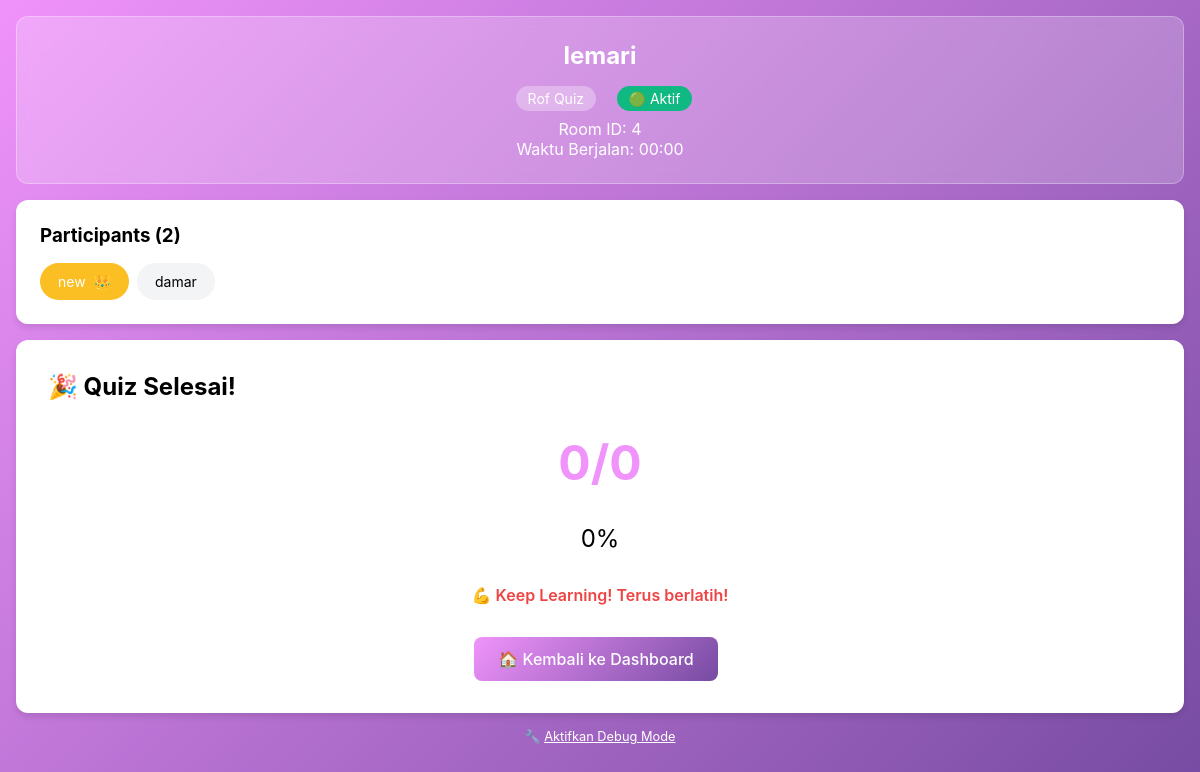
/pages/live_quiz.php?session_id=4 (signed in), run on the app's committed database.
### tables this page shows
CREATE TABLE `quiz_sessions` (
  `session_id` bigint unsigned NOT NULL AUTO_INCREMENT,
  `quiz_id` bigint unsigned NOT NULL,
  `session_name` varchar(100) NOT NULL,
  `room_code` varchar(6) DEFAULT NULL,
  `start_time` timestamp NULL DEFAULT NULL,
  `end_time` timestamp NULL DEFAULT NULL,
  `is_live_room` tinyint(1) DEFAULT '0',
  `room_status` enum('waiting','active','ended','cancelled') NOT NULL DEFAULT 'waiting',
  `created_by` bigint unsigned DEFAULT NULL,
  PRIMARY KEY (`session_id`),
  UNIQUE KEY `room_code` (`room_code`),
  KEY `quiz_id` (`quiz_id`),
  KEY `created_by` (`created_by`),
  CONSTRAINT `quiz_sessions_ibfk_1` FOREIGN KEY (`quiz_id`) REFERENCES `quizzes` (`quiz_id`) ON DELETE CASCADE,
  CONSTRAINT `quiz_sessions_ibfk_2` FOREIGN KEY (`created_by`) REFERENCES `users` (`user_id`) ON DELETE SET NULL
);

CREATE TABLE `quizzes` (
  `quiz_id` bigint unsigned NOT NULL AUTO_INCREMENT,
  `title` varchar(100) NOT NULL,
  `description` text,
  `quiz_type` enum('normal','decision_maker','rof') NOT NULL,
  `created_by` bigint unsigned NOT NULL,
  `created_at` timestamp NULL DEFAULT CURRENT_TIMESTAMP,
  PRIMARY KEY (`quiz_id`),
  KEY `created_by` (`created_by`),
  CONSTRAINT `quizzes_ibfk_1` FOREIGN KEY (`created_by`) REFERENCES `users` (`user_id`) ON DELETE CASCADE
);

CREATE TABLE `participants` (
  `participant_id` bigint unsigned NOT NULL AUTO_INCREMENT,
  `session_id` bigint unsigned NOT NULL,
  `user_id` bigint unsigned DEFAULT NULL,
  `is_guest` tinyint(1) DEFAULT '0',
  `guest_name` varchar(100) DEFAULT NULL,
  `is_host` tinyint(1) DEFAULT '0',
  `connection_status` enum('connected','disconnected') DEFAULT 'connected',
  `join_time` timestamp NULL DEFAULT CURRENT_TIMESTAMP,
  PRIMARY KEY (`participant_id`),
  KEY `session_id` (`session_id`),
  KEY `user_id` (`user_id`),
  CONSTRAINT `participants_ibfk_1` FOREIGN KEY (`session_id`) REFERENCES `quiz_sessions` (`session_id`) ON DELETE CASCADE,
  CONSTRAINT `participants_ibfk_2` FOREIGN KEY (`user_id`) REFERENCES `users` (`user_id`) ON DELETE CASCADE
);

CREATE TABLE `users` (
  `user_id` bigint unsigned NOT NULL AUTO_INCREMENT,
  `username` varchar(50) NOT NULL,
  `password_hash` text NOT NULL,
  `email` varchar(100) DEFAULT NULL,
  `role` enum('admin','participant') DEFAULT 'participant',
  `created_at` timestamp NULL DEFAULT CURRENT_TIMESTAMP,
  `last_login` timestamp NULL DEFAULT NULL,
  `last_logout` timestamp NULL DEFAULT NULL,
  `last_login_ip` varchar(45) DEFAULT NULL,
  `session_count` int DEFAULT '0',
  PRIMARY KEY (`user_id`),
  UNIQUE KEY `username` (`username`)
);

### assets/php/live_room_handler.php (called while the page is built, shortened)
<?php
class LiveRoomHandler {
    private $koneksi;
    public function __construct($koneksi) {
        $this->koneksi = $koneksi;
    }
    public function getParticipants($session_id) {
        $query = "
            SELECT
                p.participant_id,
                p.user_id,
                p.is_guest,
                p.guest_name,
                p.is_host,
                p.connection_status,
                p.join_time,
                u.username as registered_username
            FROM participants p
            LEFT JOIN users u ON p.user_id = u.user_id
            WHERE p.session_id = ? AND p.connection_status = 'connected'
            ORDER BY p.is_host DESC, p.join_time ASC
        ";
        $stmt = $this->koneksi->prepare($query);
        $stmt->bind_param("i", $session_id);
        $stmt->execute();
        $result = $stmt->get_result();
        $participants = [];
        $seen_users = [];
        while ($row = $result->fetch_assoc()) {
            $unique_key = $row['user_id'] ? 'user_' . $row['user_id'] : 'guest_' . $row['guest_name'];
            if (isset($seen_users[$unique_key])) {
                continue;
            }
            $seen_users[$unique_key] = true;
            $display_name = '';
            if ($row['is_guest'] == 1) {
                $display_name = $row['guest_name'] ?: 'Guest User';
            } else {
                $display_name = $row['registered_username'] ?: 'Unknown User';
            }
            $participants[] = [
                'participant_id' => $row['participant_id'],
                'user_id' => $row['user_id'],
                'display_name' => $display_name,
                'is_host' => (bool)$row['is_host'],
                'is_guest' => (bool)$row['is_guest'],
                'connection_status' => $row['connection_status'],
                'join_time' => $row['join_time']
            ];
        }
        return $participants;
    }
    public function isUserHost($session_id, $user_id) {
        $query = "
            SELECT qs.created_by, p.is_host
            FROM quiz_sessions qs
            LEFT JOIN participants p ON qs.session_id = p.session_id AND p.user_id = ? AND p.connection_status = 'connected'
            WHERE qs.session_id = ?
        ";
        $stmt = $this->koneksi->prepare($query);
        $stmt->bind_param("ii", $user_id, $session_id);
        $stmt->execute();
        $result = $stmt->get_result();
        $row = $result->fetch_assoc();
        return ($row['created_by'] == $user_id || $row['is_host'] == 1);
    }
}
?>

### pages/live_quiz.php (the view, shortened to what this page needs)
<?php
require_once '../assets/php/koneksi_db.php';
require_once '../assets/php/live_room_handler.php';
$roomHandler = new LiveRoomHandler($koneksi);
$session_id = isset($_GET['session_id']) ? intval($_GET['session_id']) : (isset($_SESSION['session_id']) ? $_SESSION['session_id'] : null);
$current_user_id = isset($_SESSION['user_id']) ? $_SESSION['user_id'] : null;
$guest_name = isset($_SESSION['guest_name']) ? $_SESSION['guest_name'] : null;
$stmt = $koneksi->prepare("
    SELECT qs.*, q.quiz_type, q.title, q.quiz_id
    FROM quiz_sessions qs
    JOIN quizzes q ON qs.quiz_id = q.quiz_id
    WHERE qs.session_id = ?
");
$stmt->bind_param("i", $session_id);
$stmt->execute();
$result = $stmt->get_result();
$session_data = $result->fetch_assoc();
$quiz_type = $session_data['quiz_type'];
$quiz_title = $session_data['title'];
$quiz_id = $session_data['quiz_id'];
$quiz_status = $session_data['room_status'];
if (!$_SESSION['participant_id']) {
    if ($current_user_id) {
        $stmt = $koneksi->prepare("SELECT participant_id FROM participants WHERE session_id = ? AND user_id = ? AND connection_status = 'connected'");
        $stmt->bind_param("ii", $session_id, $current_user_id);
        $stmt->execute();
    } else if ($guest_name) {
        debugLog("Attempting to join as guest", ['guest_name' => $guest_name]);
        $stmt = $koneksi->prepare("SELECT participant_id FROM participants WHERE session_id = ? AND guest_name = ? AND connection_status = 'connected'");
        if (!$stmt) {
            debugLog("Database prepare error for guest check", $koneksi->error);
            die("Database error: " . $koneksi->error);
        }
        $stmt->bind_param("is", $session_id, $guest_name);
        $stmt->execute();
        $result = $stmt->get_result();
        if ($row = $result->fetch_assoc()) {
            $_SESSION['participant_id'] = $row['participant_id'];
            debugLog("Found existing guest participant", ['participant_id' => $_SESSION['participant_id']]);
        } else {
            debugLog("Creating new guest participant");
            $participant_id = $roomHandler->addParticipant($session_id, null, $guest_name, false);
            if ($participant_id) {
                $_SESSION['participant_id'] = $participant_id;
                debugLog("Successfully created guest participant", ['participant_id' => $participant_id]);
            } else {
                debugLog("FAILED to create guest participant", [
                    'session_id' => $session_id,
                    'guest_name' => $guest_name
                ]);
                die("Gagal bergabung ke room. <a href='../pages/join_room.php?session_id=" . $session_id . "'>Coba lagi</a>");
            }
        }
        $stmt->close();
    } else {
        debugLog("No user_id or guest_name - redirecting to join");
        die("Anda belum login atau join sebagai guest. <a href='../pages/join_room.php?session_id=" . $session_id . "'>Join Room</a>");
    }
} else {
    debugLog("Participant ID already exists", ['participant_id' => $_SESSION['participant_id']]);
}
$is_host = $roomHandler->isUserHost($session_id, $current_user_id);
if ($_SERVER['REQUEST_METHOD'] !== 'POST') {
    $stmt = $koneksi->prepare("SELECT room_status FROM quiz_sessions WHERE session_id = ?");
    $stmt->bind_param("i", $session_id);
    $stmt->execute();
    $result = $stmt->get_result();
    $row = $result->fetch_assoc();
    $quiz_status = $row['room_status'];
}
if ($quiz_type === 'rof') {
    $stmt = $koneksi->prepare("SELECT COUNT(*) as total FROM rof_questions WHERE rof_quiz_id = ?");
    $stmt->bind_param("i", $quiz_id);
} elseif ($quiz_type === 'decision_maker') {
    $stmt = $koneksi->prepare("SELECT COUNT(*) as total FROM decision_maker_questions WHERE quiz_id = ?");
    $stmt->bind_param("i", $quiz_id);
} else {
    $stmt = $koneksi->prepare("SELECT COUNT(*) as total FROM questions WHERE quiz_id = ?");
    $stmt->bind_param("i", $quiz_id);
}
$stmt->execute();
$result = $stmt->get_result();
$row = $result->fetch_assoc();
$total_questions = $row['total'];
$quiz_completed = false;
if (!$is_host) {
    $quiz_completed = $_SESSION['current_question'] > $total_questions;
}
$participants = $roomHandler->getParticipants($session_id);
$time_elapsed = 0;
if (isset($_SESSION['start_time'])) {
    $time_elapsed = time() - $_SESSION['start_time'];
}
function formatTime($seconds) {
    $minutes = floor($seconds / 60);
    $remainingSeconds = $seconds % 60;
    return sprintf('%02d:%02d', $minutes, $remainingSeconds);
}
?>
<!DOCTYPE html>
<html lang="id">
<head>
</head>
<body>
    <div class="container">
        <div class="room-info">
            <h1><?= htmlspecialchars($quiz_title) ?></h1>
            <span class="quiz-type-badge"><?= ucfirst(str_replace('_', ' ', $quiz_type)) ?> Quiz</span>
            <span class="status-badge status-<?= $quiz_status ?>">
                <?= $quiz_status === 'waiting' ? '⏳ Menunggu' : ($quiz_status === 'active' ? '🟢 Aktif' : '🔴 Selesai') ?>
            </span>
            <p>Room ID: <?= $session_id ?></p>
            <?php if (isset($_SESSION['start_time'])): ?>
                <p>Waktu Berjalan: <span id="timer"><?= formatTime($time_elapsed) ?></span></p>
            <?php endif; ?>
        </div>
        <div class="participants-panel">
            <h3>Participants (<?= count($participants) ?>)</h3>
            <div class="participant-list">
                <?php foreach ($participants as $participant): ?>
                    <div class="participant-badge <?= $participant['is_host'] ? 'host' : '' ?> <?= ($participant['user_id'] == $current_user_id || ($participant['is_guest'] && $participant['display_name'] == $guest_name)) ? 'current-user' : '' ?>">
                        <?= htmlspecialchars($participant['display_name']) ?>
                        <?php if ($participant['is_host']): ?>
                            <span style="margin-left: 0.25rem;">👑</span>
                        <?php endif; ?>
                    </div>
                <?php endforeach; ?>
            </div>
        </div>
        <?php if ($quiz_completed && !$is_host): ?>
            <div class="quiz-completed">
                <h2>🎉 Quiz Selesai!</h2>
                <div style="text-align: center; margin: 2rem 0;">
                    <div class="final-score">
                        <?= $_SESSION['score'] ?>/<?= $total_questions ?>
                    </div>
                    <div style="font-size: 1.5rem; margin-top: 0.5rem;">
                        <?= $total_questions > 0 ? round(($_SESSION['score'] / $total_questions) * 100, 1) : 0 ?>%
                    </div>
                </div>
                <div style="text-align: center; margin-top: 2rem;">
                    <?php
                    $percentage = $total_questions > 0 ? ($_SESSION['score'] / $total_questions) * 100 : 0;
                    if ($percentage >= 80) {
                        echo "<p style='color: #10b981; font-weight: 600;'>🌟 Excellent! Skor yang sangat baik!</p>";
                    } elseif ($percentage >= 60) {
                        echo "<p style='color: #f59e0b; font-weight: 600;'>👍 Good! Skor yang cukup baik!</p>";
                    } else {
                        echo "<p style='color: #ef4444; font-weight: 600;'>💪 Keep Learning! Terus berlatih!</p>";
                    }
                    ?>
                </div>
                <div style="margin-top: 2rem; text-align: center;">
                    <a href="dashboard.php" class="btn">
                        🏠 Kembali ke Dashboard
                    </a>
                </div>
            </div>
        <?php endif; ?>
        <?php if (isset($_GET['debug']) && $_GET['debug'] == '1'): ?>
            <div style="text-align: center; margin-top: 1rem; color: rgba(255, 255, 255, 0.8); font-size: 0.8em;">
                💡 Debug mode aktif - <a href="?session_id=<?= $session_id ?>" style="color: white;">Nonaktifkan Debug</a>
            </div>
        <?php else: ?>
            <div style="text-align: center; margin-top: 1rem; color: rgba(255, 255, 255, 0.8); font-size: 0.8em;">
                🔧 <a href="?session_id=<?= $session_id ?>&debug=1" style="color: white;">Aktifkan Debug Mode</a>
            </div>
        <?php endif; ?>
    </div>
</body>
</html>

### data on the page
quiz_sessions: quiz.title "lemari", quiz.quiz_type "Rof"
participants: user.username "new"
participants: user.username "damar"

### other printed values
$session_id "4"
formatTime($time_elapsed) "00:00"
count($participants) "2"
$_SESSION['score'] "0"
$total_questions "0"
